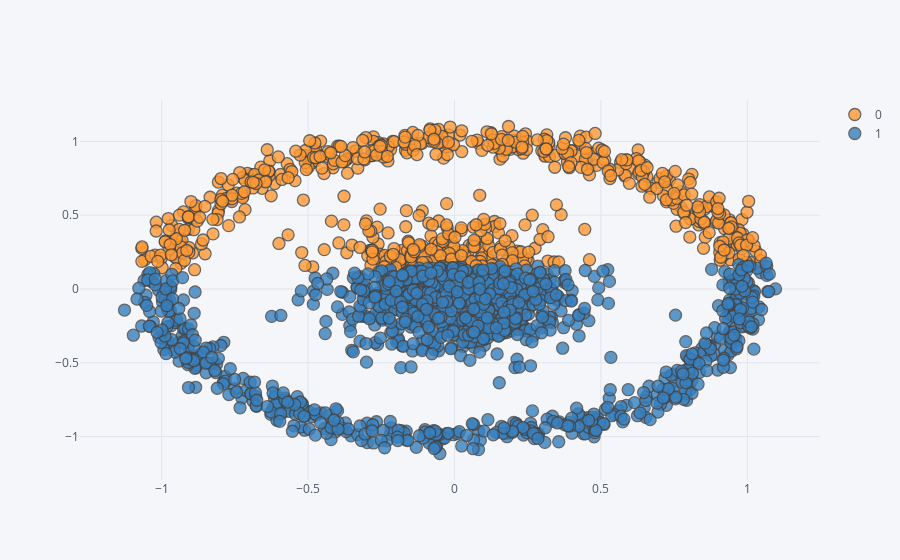

This figure's notebook cell:
### Code cell
centroids, df['cluster'], _ = k_means(df, n_clusters=2)
df.iplot(kind='scatter', mode='markers', x='x', y='y', categories='cluster')

### Figure 1 — Plotly figure (JSON) as saved in the notebook; plotly's stock layout.template omitted (floating-point values rounded to 4 significant figures; data arrays with more than 128 entries replaced by an {"elided": "..."} marker saying what was removed)
{"data": [{"marker": {"color": "rgba(255, 153, 51, 1.0)", "line": {"width": 1.3}, "opacity": 0.8, "size": 12, "symbol": "dot"}, "mode": "markers", "name": 0, "textfont": {"color": "#4D5663"}, "type": "scatter", "x": {"elided": "671 float values"}, "y": {"elided": "671 float values"}}, {"marker": {"color": "rgba(55, 128, 191, 1.0)", "line": {"width": 1.3}, "opacity": 0.8, "size": 12, "symbol": "dot"}, "mode": "markers", "name": 1, "textfont": {"color": "#4D5663"}, "type": "scatter", "x": {"elided": "1329 float values"}, "y": {"elided": "1329 float values"}}], "layout": {"legend": {"bgcolor": "#F5F6F9", "font": {"color": "#4D5663"}}, "paper_bgcolor": "#F5F6F9", "plot_bgcolor": "#F5F6F9", "titlefont": {"color": "#4D5663"}, "xaxis1": {"gridcolor": "#E1E5ED", "showgrid": true, "tickfont": {"color": "#4D5663"}, "title": "", "titlefont": {"color": "#4D5663"}, "zerolinecolor": "#E1E5ED"}, "yaxis1": {"gridcolor": "#E1E5ED", "showgrid": true, "tickfont": {"color": "#4D5663"}, "title": "", "titlefont": {"color": "#4D5663"}, "zerolinecolor": "#E1E5ED"}}}
